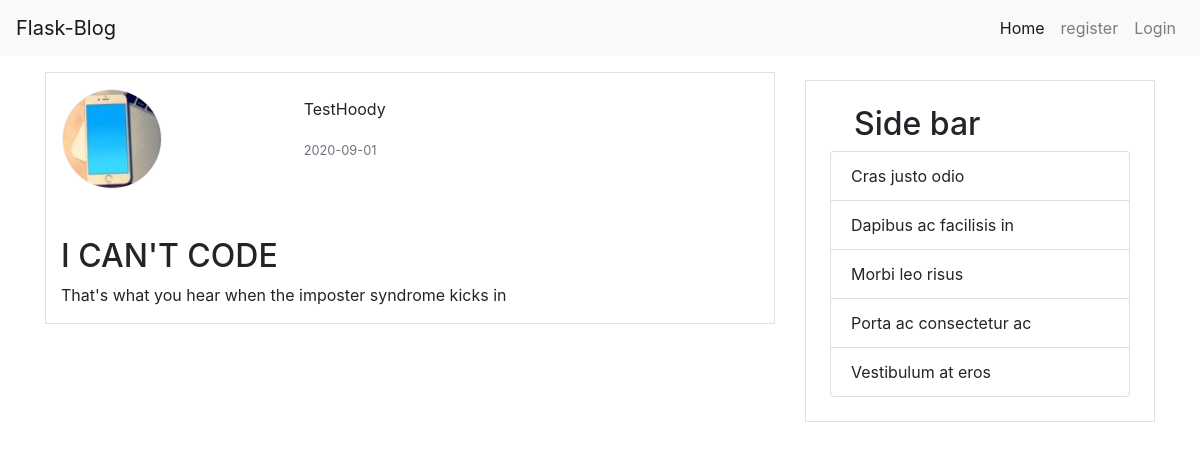
/post/1, run on the app's committed database.
### flaskblog/models.py (models this page shows, shortened)
class User(db.Model,UserMixin):
    id = db.Column(db.Integer,primary_key=True)
    username = db.Column(db.String(20),unique=True,nullable=False)
    email = db.Column(db.String(120),unique=True,nullable=False)
    image_file = db.Column(db.String(60),nullable=False,default='default.png')
    password = db.Column(db.String(20),nullable=False)
    posts = db.relationship('Post',backref='author',lazy=True)

class Post(db.Model):
    id = db.Column(db.Integer,primary_key=True)
    title = db.Column(db.String(100),nullable=False)
    content = db.Column(db.Text,nullable=False)
    date_posted = db.Column(db.DateTime,nullable=False,default=datetime.utcnow)
    user_id = db.Column(db.Integer,db.ForeignKey('user.id'),nullable=False)

### flaskblog/routes.py (the view)
@app.route("/post/<int:post_id>")
def post(post_id):
    post = Post.query.get_or_404(post_id)
    return render_template('post.html',post=post,title=post.title)

### flaskblog/templates/post.html (shortened to what this page needs)
{% extends "base.html"%}
{% block content%}
    <div class="container">
            <div class="row border">
                <div class="col-md-4 p-3">
                    <div class="" >
                        <img src="{{url_for('static',filename='profile_pic/'+post.author.image_file)}}" alt="" style="width:100px; height:100px; border: 1px solid #eee; border-radius: 50%;display: block; object-fit: cover; " class="">
                    </div>
                </div>
                <div class="col-md-8 pt-4">
                    <p>{{post.author.username}}</p>
                    <p class=""><small class="text-muted">{{post.date_posted.strftime('%Y-%m-%d')}}</small></p>
                </div>
                <div class="col-md-12  pt-4">
                    <h2 class="my-2">{{post.title}}</h2>
                    <p>{{post.content}}</p>
                </div>
        </div>
    </div>
{% endblock content%}

### data on the page
User: image_file (picture), author.username "TestHoody"
Post: date_posted "2020-09-01", title "I CAN'T CODE", content "That's what you hear when the imposter syndrome kicks in"
